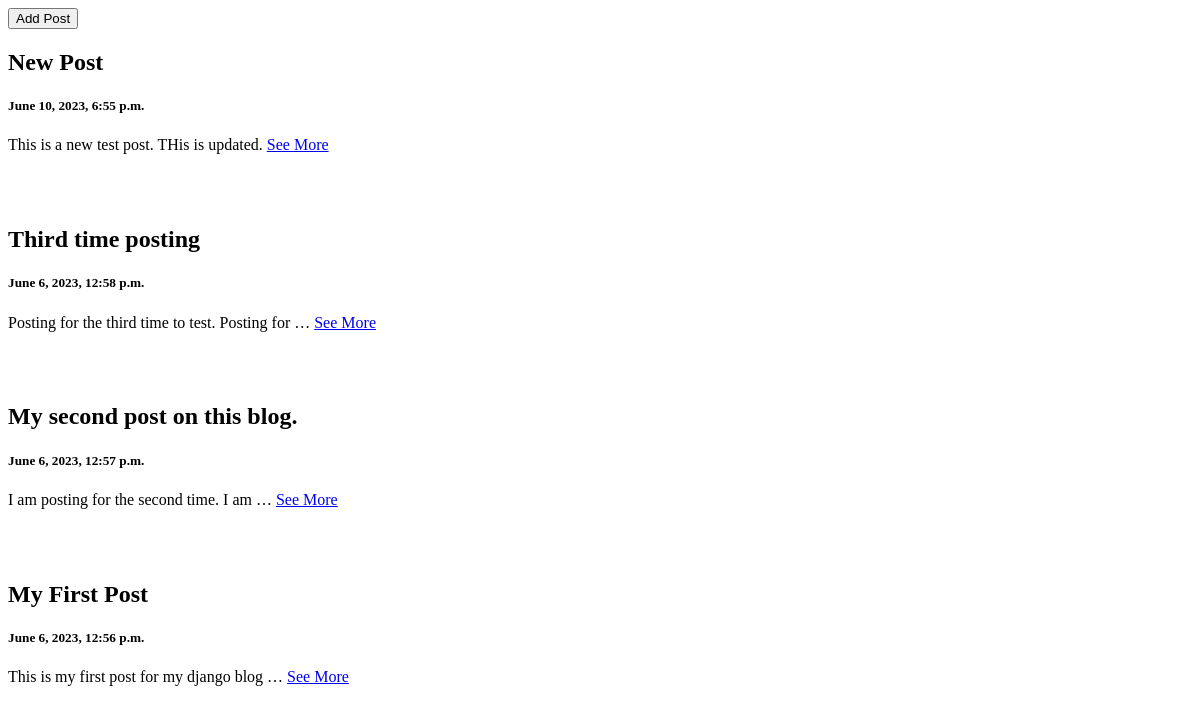
Before: / with the older database file.
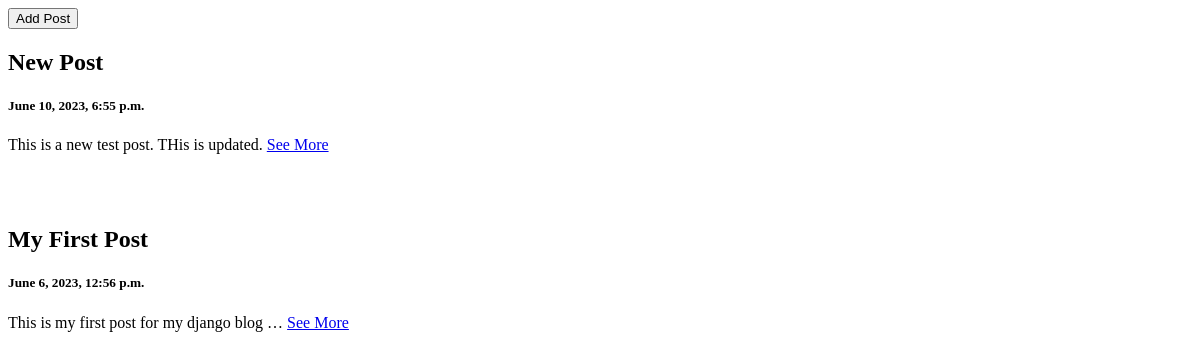
After: the same page with the newer database file.
### post/models.py (models this page shows)
class Post(models.Model):
    title = models.CharField(max_length=100)
    created_at = models.DateTimeField(default=now, editable=False)
    body = models.TextField()

### post/views.py (the view)
# urls.py: path('', views.index, name='home'),
def index(request):
    posts = Post.objects.all()
    return render(request, 'home.html', {'posts': posts})

### templates/home.html (shortened to what this page needs)
<!DOCTYPE html>
<html lang="en">
<head>
</head>
<body>
    <div>
        <form action="{% url 'create_post' %}">
            <input type="submit" value="Add Post">
        </form>
    </div>
    {% for post in posts reversed %}
    <div>
        <h2>{{ post.title }}</h2>
        <h5>
            {{ post.created_at }}
        </h5>
        <p>
            {{ post.body | truncatewords:9 }}
            <a href="{% url 'view_post' post.id %}">See More</a>
        </p>
    </div>
    <br>
    <br>
    {% endfor %}
</body>
</html>

Changed rows visible on the page:
removed Post: title "Third time posting", created_at "June 6, 2023, 12:58 p.m.", body "Posting for the third time to test. Posting for …"
removed Post: title "My second post on this blog.", created_at "June 6, 2023, 12:57 p.m.", body "I am posting for the second time. I am …"
